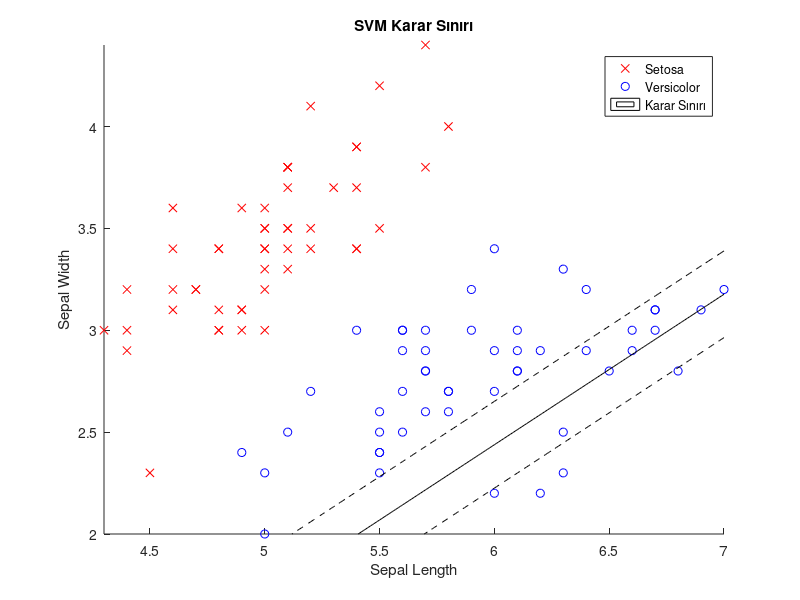

The MATLAB source for this figure:
load fisheriris

X = meas(1:100, 1:2); 
Y = species(1:100); 

SVMModel = fitcsvm(X, Y, 'KernelFunction', 'linear', 'Standardize', true);

d = 0.01;
[x1Grid, x2Grid] = meshgrid(min(X(:,1)):d:max(X(:,1)), min(X(:,2)):d:max(X(:,2)));
xGrid = [x1Grid(:), x2Grid(:)];
[~, scores] = predict(SVMModel, xGrid);

figure;
gscatter(X(:,1), X(:,2), Y, 'rb', 'xo');
hold on;
contour(x1Grid, x2Grid, reshape(scores(:,2), size(x1Grid)), [0 0], 'k');
contour(x1Grid, x2Grid, reshape(scores(:,2), size(x1Grid)), [-1 1], 'k--');
title('SVM Karar Sınırı');
xlabel('Sepal Length');
ylabel('Sepal Width');
legend('Setosa', 'Versicolor', 'Karar Sınırı');
hold off; 
